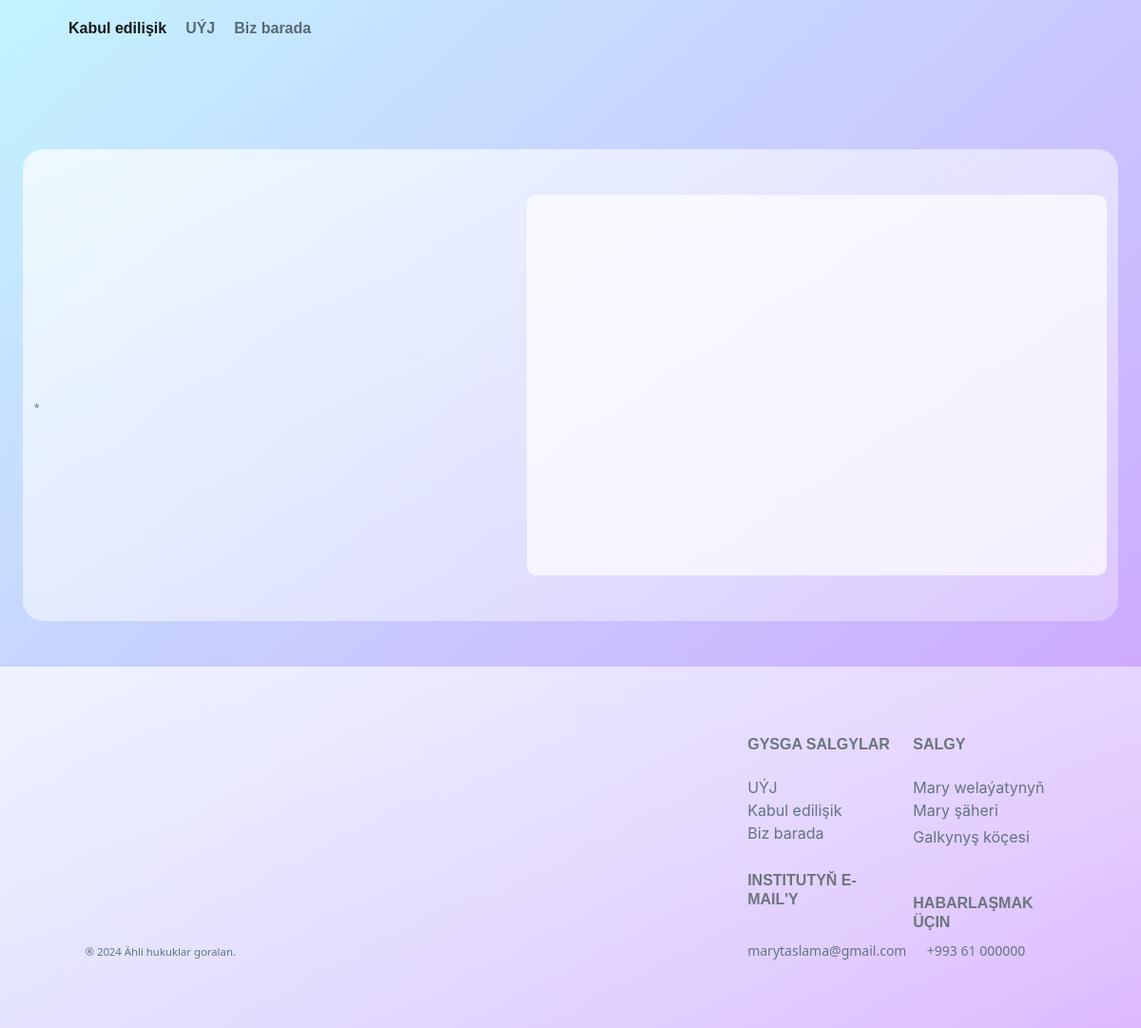
Before: /admissions/ with the older database file.
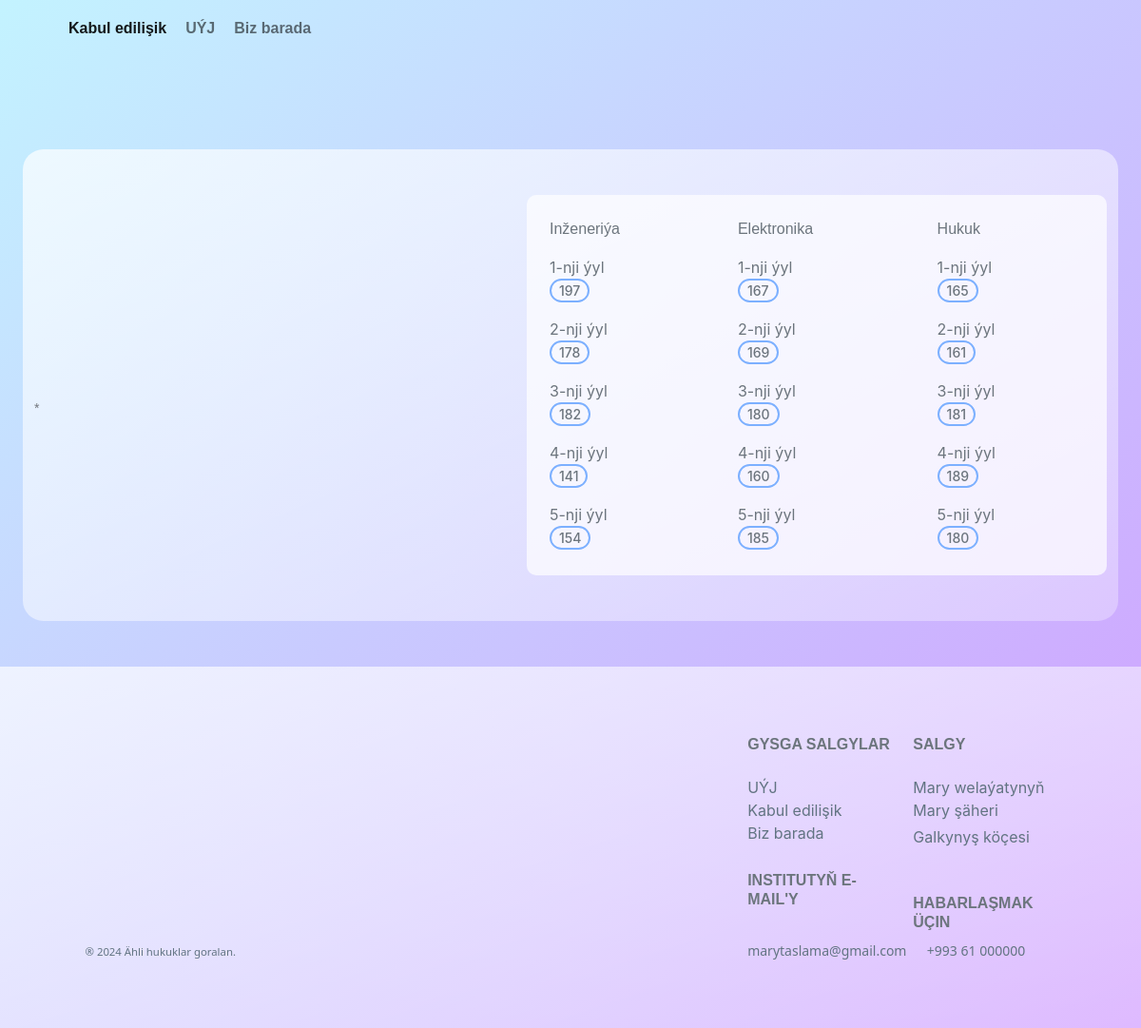
After: the same page with the newer database file.
### UniWeb/models.py (models this page shows, shortened)
class Faculty(models.Model):
    name = models.CharField(max_length=250)
    first_year_students = models.IntegerField()
    second_year_students = models.IntegerField()
    third_year_students = models.IntegerField()
    fourth_year_students = models.IntegerField()
    fifth_year_students = models.IntegerField()
    class Meta:
        verbose_name = "fakultet"
        verbose_name_plural = "fakultetler"

### pages/views.py (the view)
# urls.py: path("admissions/", admissions_view, name="admissions_view"),
def admissions_view(request, *args, **kwargs):
    try:
        context = {"page_data": AdmissionsPage.objects.all()[0]}
    except:
        context = {}
    faculty_names = [faculty.name for faculty in Faculty.objects.all()[:3]]
    students_count = [
        [faculty.first_year_students for faculty in Faculty.objects.all()[:3]]
    ]
    students_count.append(
        [faculty.second_year_students for faculty in Faculty.objects.all()[:3]]
    )
    students_count.append(
        [faculty.third_year_students for faculty in Faculty.objects.all()[:3]]
    )
    students_count.append(
        [faculty.fourth_year_students for faculty in Faculty.objects.all()[:3]]
    )
    students_count.append(
        [faculty.fifth_year_students for faculty in Faculty.objects.all()[:3]]
    )
    context["faculty_names"] = faculty_names
    context["students_count"] = students_count
    return render(request, "admissions.html", context)

### templates/admissions.html (shortened to what the changed rows need)
{% extends "base.html" %}
{% load static %}
{% block css %}
    <link rel="stylesheet"
          type="text/css"
          href="{% static 'UniWeb/admissions.css' %}">
{% endblock %}
{% block content %}
    <div class="jumbotron d-flex align-items-start">
        <div class="container-fluid pt-lg-0 pt-3 top-fluid-container glass mb-5">
            <div class="container-xl my-border-m mb-5"
                 style="height: 1352px;
                        height: fit-content">
                <div class="row mt-md-5 mt-3 px-xl-0 px-3">
                    <div class="col-lg-7 px-lg-5 pe-lg-0 px-0 mt-lg-0 mt-4">
                        <div class="my-white-bg-high my-border-sm px-md-3 px-1 py-md-3 py-1"
                             style="height: 400px">
                            <table class="table table-borderless">
                                <thead>
                                    <tr>
                                        {% for faculty_name in faculty_names %}
                                            <th scope="col" class="text-secondary poppins" style="font-weight: 500;">{{ faculty_name }}</th>
                                        {% endfor %}
                                    </tr>
                                </thead>
                                <tbody>
                                    {% for count in students_count %}
                                        <tr>
                                            {% for number in count %}
                                                <td class="text-muted inter">
                                                    {{ forloop.parentloop.counter }}-nji ýyl
                                                    <br>
                                                    <div class="px-md-2 px-1 rounded-pill small"
                                                         style="border: 2px solid #7cb0ff;
                                                                width: fit-content;
                                                                font-weight: 500">{{ number }}</div>
                                                </td>
                                            {% endfor %}
                                        </tr>
                                    {% endfor %}
                                </tbody>
                            </table>
                        </div>
                    </div>
                </div>
            </div>
        </div>
    </div>
{% endblock %}

Changed rows visible on the page:
added Faculty: faculty_names "Inženeriýa"
added Faculty: faculty_names "Elektronika"
added Faculty: faculty_names "Hukuk"
Other visible differences:
new list line: "1 -nji ýyl 197 1 -nji ýyl 167 1 -nji ýyl 165"
new list line: "2 -nji ýyl 178 2 -nji ýyl 169 2 -nji ýyl 161"
new list line: "3 -nji ýyl 182 3 -nji ýyl 180 3 -nji ýyl 181"
new list line: "4 -nji ýyl 141 4 -nji ýyl 160 4 -nji ýyl 189"
new list line: "5 -nji ýyl 154 5 -nji ýyl 185 5 -nji ýyl 180"
